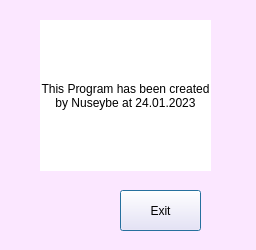
<?xml version="1.0" encoding="UTF-8"?>
<ui version="4.0">
 <class>Dialog</class>
 <widget class="QDialog" name="Dialog">
  <property name="geometry">
   <rect>
    <x>0</x>
    <y>0</y>
    <width>256</width>
    <height>250</height>
   </rect>
  </property>
  <property name="maximumSize">
   <size>
    <width>300</width>
    <height>250</height>
   </size>
  </property>
  <property name="windowTitle">
   <string>Dialog</string>
  </property>
  <property name="styleSheet">
   <string notr="true">background-color: rgb(251, 231, 255);</string>
  </property>
  <widget class="QPushButton" name="pushButton">
   <property name="geometry">
    <rect>
     <x>120</x>
     <y>190</y>
     <width>81</width>
     <height>41</height>
    </rect>
   </property>
   <property name="styleSheet">
    <string notr="true">font: 12pt &quot;Montserrat&quot;;</string>
   </property>
   <property name="text">
    <string>Exit</string>
   </property>
  </widget>
  <widget class="QLabel" name="label">
   <property name="geometry">
    <rect>
     <x>40</x>
     <y>20</y>
     <width>171</width>
     <height>151</height>
    </rect>
   </property>
   <property name="styleSheet">
    <string notr="true">background-color: rgb(255, 255, 255);
font: 12pt &quot;Montserrat&quot;;</string>
   </property>
   <property name="text">
    <string>This Program has been created by Nuseybe at 24.01.2023</string>
   </property>
   <property name="alignment">
    <set>Qt::AlignCenter</set>
   </property>
   <property name="wordWrap">
    <bool>true</bool>
   </property>
  </widget>
 </widget>
 <resources/>
 <connections>
  <connection>
   <sender>pushButton</sender>
   <signal>clicked()</signal>
   <receiver>Dialog</receiver>
   <slot>close()</slot>
   <hints>
    <hint type="sourcelabel">
     <x>141</x>
     <y>221</y>
    </hint>
    <hint type="destinationlabel">
     <x>96</x>
     <y>284</y>
    </hint>
   </hints>
  </connection>
 </connections>
</ui>
